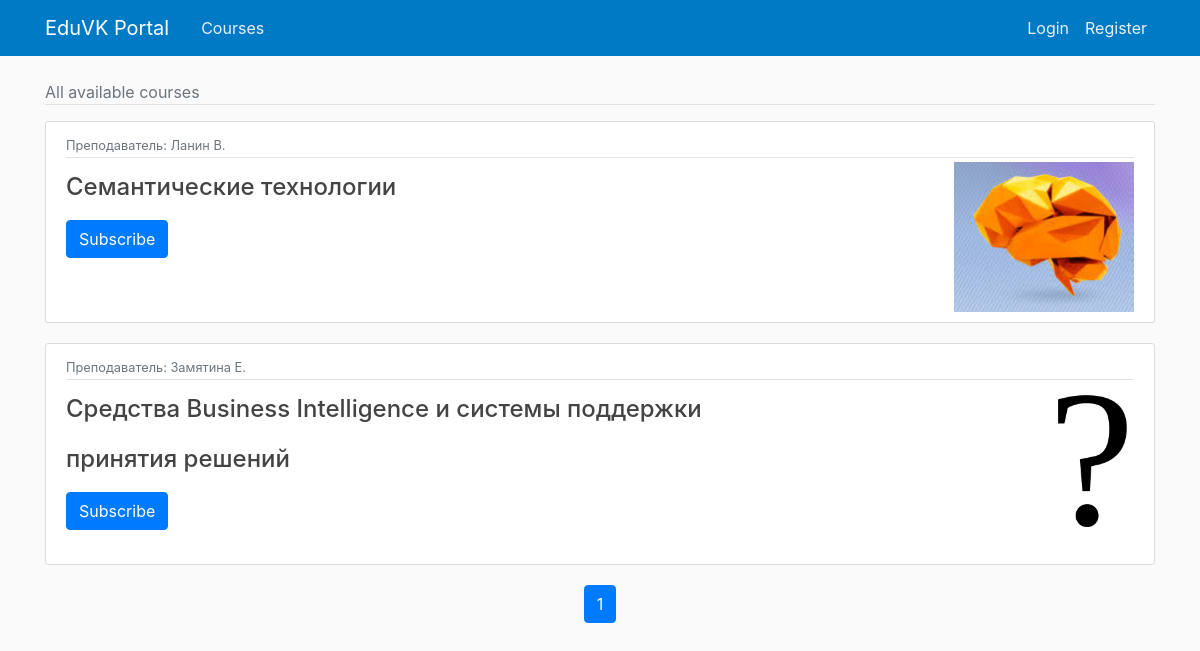
/index, run on the app's committed database.
### app/models.py (models this page shows, shortened)
class Course(db.Model):
    __tablename__ = 'course'
    id = db.Column(db.Integer, primary_key=True)
    name = db.Column(db.String(120), nullable=False)
    description = db.Column(db.String(1000), nullable=True)
    picture = db.Column(db.String(12), nullable=True, default='default.jpg')
    rating = db.Column(db.Float, default=0)
    votes = db.Column(db.Integer, default=0)
    lectures = db.relationship('Lecture', backref='course', lazy='select')
    pupils = db.relationship('User', secondary="course_user", back_populates='courses', lazy='dynamic')
    lector_id = db.Column(db.Integer, db.ForeignKey('user.id'), nullable=False)
    lector = db.relationship('User', foreign_keys=[lector_id])

class User(db.Model, UserMixin):
    __tablename__ = 'user'
    id = db.Column(db.Integer, primary_key=True)
    username = db.Column(db.String(20), unique=True, nullable=False)
    email = db.Column(db.String(120), nullable=True)
    avatar = db.Column(db.String(20), nullable=False, default='default.jpg')
    first_name = db.Column(db.String(20), nullable=True)
    last_name = db.Column(db.String(30), nullable=True)
    password = db.Column(db.String(60), nullable=False)
    group_id = db.Column(db.Integer, db.ForeignKey('group.id'), nullable=True)
    group = db.relationship('Group', foreign_keys=[group_id], backref='students', lazy='select')
    role_id = db.Column(db.Integer, db.ForeignKey('role.id'), nullable=False)
    role = db.relationship('Role')
    courses = db.relationship('Course', secondary="course_user", back_populates='pupils', lazy='dynamic')
    def initials(self):
        if self.last_name is None or self.first_name is None:
            return ""
        return f"{self.last_name} {self.first_name[0]}."

### app/main/views.py (the view)
@main.route('/')
@main.route('/index')
def index():
    page = request.args.get('page', 1, type=int)
    courses = Course.query.paginate(page=page, per_page=3)
    return render_template('index.html', courses=courses)

### app/templates/index.html
{% extends "layout.html" %}
{% block content %}
  <nav class="navbar navbar-default p-0">
    <p class="mb-0 text-muted">All available courses</p>
  </nav>
  {% if courses %}
    <hr class="mt-0">
    {% if courses.items %}
      {% for course in courses.items %}
        <a class="text-decoration-none" href="{{ url_for('courses.get_course', course_id=course.id) }}">
          <article class="content-section">
            <div class="article-metadata">
              <small class="text-muted">Преподаватель: {{ course.lector.initials() }} </small>
            </div>
            <div class="row">
              <div class="col-sm-8 text-left">
                <h4 class="article-title">{{ course.name }}</h4>
                {% if current_user.is_authenticated and course in current_user.courses.all() %}
                  <a class="btn btn-secondary mb-4" href="{{ url_for('users.unsubscribe', course_id=course.id) }}">Unsubscribe</a>
                {% else %}
                  <a class="btn btn-primary mb-4" href="{{ url_for('users.subscribe', course_id=course.id) }}">Subscribe</a>
                {% endif %}
              </div>
              <div class="col-sm-4 text-right">
                <img class="thumbnail" src="{{ url_for('static', filename='course_thumbnails/' + course.picture) }}" />
              </div>
            </div>
          </article>
        </a>
      {% endfor %}
    {% endif %}
<div class="text-center">
  {% for page_num in courses.iter_pages(left_edge=1, right_edge=1, left_current=1, right_current=2) %}
  {% if page_num %}
  {% if courses.page == page_num %}
  <a class="btn btn-primary mb-4" href="{{ url_for('main.index', page=page_num) }}">{{ page_num }}</a>
  {% else %}
</div>
<div class="text-center">
  <a class="btn btn-outline-primary mb-4" href="{{ url_for('main.index', page=page_num) }}">{{ page_num }}</a>
  {% endif %}
  {% else %}
  ...
  {% endif %}
  {% endfor %}
</div>
  {% endif %}
{% endblock content %}

### app/templates/layout.html (shortened to what this page needs)
<!DOCTYPE html>
<html>
<head>
  <link rel="stylesheet" href="https://stackpath.bootstrapcdn.com/bootstrap/4.4.1/css/bootstrap.min.css">
  <link rel="stylesheet" type="text/css" href="{{ url_for('static', filename='main.css') }}">
</head>
<body>
    <header class="site-header">
      <nav class="navbar navbar-expand-md navbar-dark bg-blue fixed-top">
        <div class="container">
          <a class="navbar-brand mr-4" href="/">EduVK Portal</a>
          <div class="collapse navbar-collapse" id="navbarToggle">
            <div class="navbar-nav mr-auto">
              <a class="nav-item nav-link" href="/">Courses</a>
            </div>
            <div class="navbar-nav">
              {% if current_user.is_authenticated %}
                <a class="nav-item nav-link" href="{{ url_for('users.account') }}">Account</a>
                <a class="nav-item nav-link" href="{{ url_for('users.logout') }}">Logout</a>
              {% else %}
                <a class="nav-item nav-link" href="{{ url_for('users.login') }}">Login</a>
                <a class="nav-item nav-link" href="{{ url_for('users.register') }}">Register</a>
              {% endif %}
            </div>
          </div>
        </div>
      </nav>
    </header>
    <main role="main" class="container">
      <div class="row">
        <div class="col-sm-12">
          {% block content %}{% endblock %}
        </div>
      </div>
    </main>
</body>
</html>

### app/static/main.css (style rules this page uses)
body { background: #fafafa; color: #333333; margin-top: 5rem; }
h1, h2, h3, h4, h5, h6 { color: #444444; }
.bg-blue { background-color: #007ac5; }
.site-header .navbar-nav .nav-link { color: #e6f0f6; }
.content-section { background: #ffffff; padding: 10px 20px; border: 1px solid #dddddd; border-radius: 3px; margin-bottom: 20px; }
.article-title { color: #444444; line-height: 50px; }
.article-metadata { padding-bottom: 1px; margin-bottom: 4px; border-bottom: 1px solid #e3e3e3 }
.thumbnail { max-height: 150px; }

### data on the page
Course: lector.initials "Ланин В.", name "Семантические технологии", picture (picture)
Course: lector.initials "Замятина Е.", name "Средства Business Intelligence и системы поддержки принятия решений", picture (placeholder picture)

### other printed values
{{ page_num }} "1"
